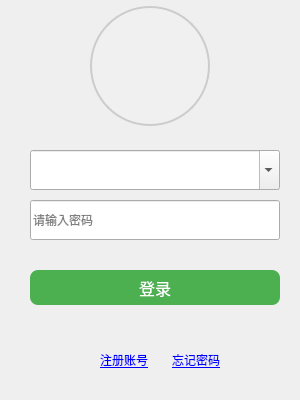
<?xml version="1.0" encoding="UTF-8"?>
<ui version="4.0">
 <class>LoginDialog</class>
 <widget class="QDialog" name="LoginDialog">
  <property name="geometry">
   <rect>
    <x>0</x>
    <y>0</y>
    <width>300</width>
    <height>400</height>
   </rect>
  </property>
  <property name="sizePolicy">
   <sizepolicy hsizetype="Fixed" vsizetype="Fixed">
    <horstretch>0</horstretch>
    <verstretch>0</verstretch>
   </sizepolicy>
  </property>
  <property name="minimumSize">
   <size>
    <width>300</width>
    <height>400</height>
   </size>
  </property>
  <property name="maximumSize">
   <size>
    <width>300</width>
    <height>400</height>
   </size>
  </property>
  <property name="windowTitle">
   <string>Login</string>
  </property>
  <widget class="QLabel" name="label_avatar">
   <property name="geometry">
    <rect>
     <x>90</x>
     <y>6</y>
     <width>120</width>
     <height>120</height>
    </rect>
   </property>
   <property name="minimumSize">
    <size>
     <width>120</width>
     <height>120</height>
    </size>
   </property>
   <property name="maximumSize">
    <size>
     <width>120</width>
     <height>120</height>
    </size>
   </property>
   <property name="styleSheet">
    <string notr="true">border-radius: 60px;
background-color: #f0f0f0;
border: 2px solid #cccccc;</string>
   </property>
   <property name="scaledContents">
    <bool>true</bool>
   </property>
  </widget>
  <widget class="QLineEdit" name="lineEdit_password">
   <property name="geometry">
    <rect>
     <x>30</x>
     <y>200</y>
     <width>250</width>
     <height>40</height>
    </rect>
   </property>
   <property name="minimumSize">
    <size>
     <width>250</width>
     <height>40</height>
    </size>
   </property>
   <property name="maximumSize">
    <size>
     <width>250</width>
     <height>40</height>
    </size>
   </property>
   <property name="echoMode">
    <enum>QLineEdit::EchoMode::Password</enum>
   </property>
   <property name="placeholderText">
    <string>请输入密码</string>
   </property>
  </widget>
  <widget class="QPushButton" name="pushButton_login">
   <property name="geometry">
    <rect>
     <x>30</x>
     <y>270</y>
     <width>250</width>
     <height>35</height>
    </rect>
   </property>
   <property name="minimumSize">
    <size>
     <width>250</width>
     <height>35</height>
    </size>
   </property>
   <property name="maximumSize">
    <size>
     <width>250</width>
     <height>35</height>
    </size>
   </property>
   <property name="font">
    <font>
     <pointsize>12</pointsize>
    </font>
   </property>
   <property name="styleSheet">
    <string notr="true">background-color: #4CAF50;
color: white;
padding: 8px;
border-radius: 8px;</string>
   </property>
   <property name="text">
    <string>登录</string>
   </property>
  </widget>
  <widget class="QLabel" name="label_register">
   <property name="geometry">
    <rect>
     <x>100</x>
     <y>350</y>
     <width>60</width>
     <height>20</height>
    </rect>
   </property>
   <property name="minimumSize">
    <size>
     <width>60</width>
     <height>20</height>
    </size>
   </property>
   <property name="maximumSize">
    <size>
     <width>60</width>
     <height>20</height>
    </size>
   </property>
   <property name="text">
    <string>&lt;a href=&quot;#&quot;&gt;注册账号&lt;/a&gt;</string>
   </property>
  </widget>
  <widget class="QLabel" name="label_forgot_password">
   <property name="geometry">
    <rect>
     <x>160</x>
     <y>350</y>
     <width>60</width>
     <height>20</height>
    </rect>
   </property>
   <property name="minimumSize">
    <size>
     <width>60</width>
     <height>20</height>
    </size>
   </property>
   <property name="maximumSize">
    <size>
     <width>60</width>
     <height>20</height>
    </size>
   </property>
   <property name="text">
    <string>&lt;a href=&quot;#&quot;&gt;忘记密码&lt;/a&gt;</string>
   </property>
   <property name="alignment">
    <set>Qt::AlignmentFlag::AlignRight|Qt::AlignmentFlag::AlignTrailing|Qt::AlignmentFlag::AlignVCenter</set>
   </property>
  </widget>
  <widget class="QComboBox" name="comboBox_username">
   <property name="geometry">
    <rect>
     <x>30</x>
     <y>150</y>
     <width>250</width>
     <height>40</height>
    </rect>
   </property>
   <property name="minimumSize">
    <size>
     <width>250</width>
     <height>40</height>
    </size>
   </property>
   <property name="maximumSize">
    <size>
     <width>250</width>
     <height>40</height>
    </size>
   </property>
   <property name="editable">
    <bool>true</bool>
   </property>
   <property name="placeholderText">
    <string/>
   </property>
  </widget>
 </widget>
 <resources/>
 <connections/>
</ui>
